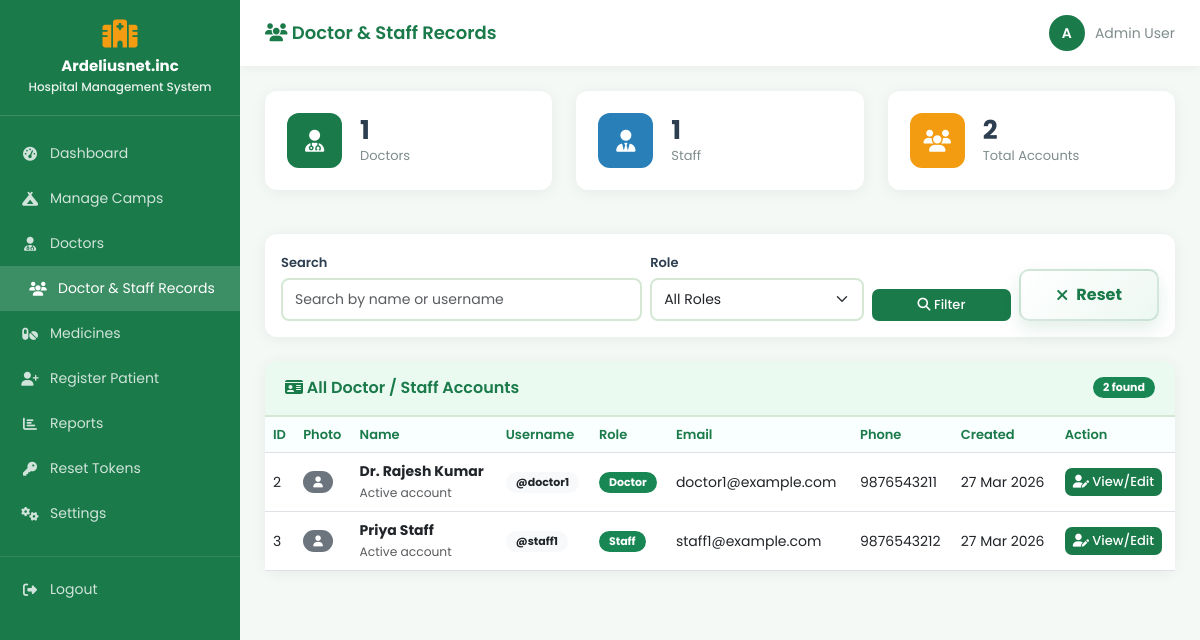
The page /pages/staff.php (signed in) on the database its author committed.
### tables this page shows
CREATE TABLE `users` (
  `id` int(11) NOT NULL,
  `name` varchar(100) NOT NULL,
  `username` varchar(50) NOT NULL,
  `password` varchar(255) NOT NULL,
  `role` enum('admin','doctor','staff') NOT NULL,
  `email` varchar(100) DEFAULT NULL,
  `phone` varchar(20) DEFAULT NULL,
  `photo` varchar(255) DEFAULT NULL,
  `status` varchar(20) NOT NULL DEFAULT 'Active',
  `created_at` timestamp NOT NULL DEFAULT current_timestamp()
);

### pages/staff.php (the view, shortened to what this page needs)
<?php
include('../includes/db.php');
$search = isset($_GET['search']) ? trim($_GET['search']) : '';
$where = "WHERE role IN ('doctor','staff')";
$users = mysqli_query($conn, "SELECT * FROM users $where ORDER BY created_at DESC");
$doctor_count = mysqli_fetch_assoc(mysqli_query($conn, "SELECT COUNT(*) as cnt FROM users WHERE role='doctor'"));
$staff_count = mysqli_fetch_assoc(mysqli_query($conn, "SELECT COUNT(*) as cnt FROM users WHERE role='staff'"));
$total_users = mysqli_num_rows($users);
?>
<!DOCTYPE html>
<html lang="en">
<head>
    <link href="https://cdn.jsdelivr.net/npm/bootstrap@5.3.0/dist/css/bootstrap.min.css" rel="stylesheet">
    <link href="https://cdnjs.cloudflare.com/ajax/libs/font-awesome/6.4.0/css/all.min.css" rel="stylesheet">
    <link href="../css/style.css" rel="stylesheet">
</head>
<body>
<?php include('../includes/sidebar.php'); ?>
<div class="main-content">
    <div class="topbar">
        <h4><i class="fas fa-users"></i> Doctor & Staff Records</h4>
        <div class="user-info">
            <div class="user-avatar"><?= strtoupper(substr($_SESSION['user_name'], 0, 1)) ?></div>
            <span><?= $_SESSION['user_name'] ?></span>
        </div>
    </div>
    <div class="page-content">
        <div class="row mb-4">
            <div class="col-md-4"><div class="stat-card"><div class="icon-box bg-green"><i class="fas fa-user-md"></i></div><div><h3><?= (int)$doctor_count['cnt'] ?></h3><p>Doctors</p></div></div></div>
            <div class="col-md-4"><div class="stat-card"><div class="icon-box bg-blue"><i class="fas fa-user-tie"></i></div><div><h3><?= (int)$staff_count['cnt'] ?></h3><p>Staff</p></div></div></div>
            <div class="col-md-4"><div class="stat-card"><div class="icon-box bg-orange"><i class="fas fa-users"></i></div><div><h3><?= $total_users ?></h3><p>Total Accounts</p></div></div></div>
        </div>
        <div class="card mb-4">
            <div class="card-body">
                <form method="GET" class="row g-2 align-items-end">
                    <div class="col-md-5">
                        <label class="form-label">Search</label>
                        <input type="text" name="search" class="form-control" placeholder="Search by name or username" value="<?= htmlspecialchars($search) ?>">
                    </div>
                    <div class="col-md-3">
                        <label class="form-label">Role</label>
                        <select name="role" class="form-select">
                            <option value="">All Roles</option>
                        </select>
                    </div>
                    <div class="col-md-2">
                        <button type="submit" class="btn btn-primary w-100"><i class="fas fa-search"></i> Filter</button>
                    </div>
                    <div class="col-md-2">
                        <a href="staff.php" class="btn btn-secondary w-100"><i class="fas fa-times"></i> Reset</a>
                    </div>
                </form>
            </div>
        </div>
        <div class="card">
            <div class="card-header d-flex justify-content-between align-items-center">
                <span><i class="fas fa-id-card"></i> All Doctor / Staff Accounts</span>
                <span class="badge bg-success"><?= mysqli_num_rows($users) ?> found</span>
            </div>
            <div class="card-body p-0">
                <table class="table table-hover mb-0">
                    <thead>
                        <tr>
                            <th>ID</th>
                            <th>Photo</th>
                            <th>Name</th>
                            <th>Username</th>
                            <th>Role</th>
                            <th>Email</th>
                            <th>Phone</th>
                            <th>Created</th>
                            <th>Action</th>
                        </tr>
                    </thead>
                    <tbody>
                        <?php if (mysqli_num_rows($users) > 0): $i = 1; while ($u = mysqli_fetch_assoc($users)): ?>
                        <tr class="align-middle">
                            <td><?= (int)$u['id'] ?></td>
                            <td>
                                <?php if (!empty($u['photo'])): ?>
                                    <img src="../<?= htmlspecialchars($u['photo']) ?>" alt="Profile" class="rounded-circle" style="width:46px; height:46px; object-fit:cover; border:2px solid #d5e8d4; box-shadow:0 4px 12px rgba(0,0,0,0.08);">
                                <?php else: ?>
                                    <span class="badge bg-secondary"><i class="fas fa-user"></i></span>
                                <?php endif; ?>
                            </td>
                            <td>
                                <strong><?= htmlspecialchars($u['name']) ?></strong>
                                <br><small class="text-muted">Active account</small>
                            </td>
                            <td><span class="badge bg-light text-dark">@<?= htmlspecialchars($u['username']) ?></span></td>
                            <td><span class="badge bg-success text-capitalize"><?= htmlspecialchars($u['role']) ?></span></td>
                            <td><?= htmlspecialchars($u['email'] ?? '-') ?></td>
                            <td><?= htmlspecialchars($u['phone'] ?? '-') ?></td>
                            <td><?= date('d M Y', strtotime($u['created_at'])) ?></td>
                            <td>
                                <a href="doctor_profile.php?id=<?= (int)$u['id'] ?>" class="btn btn-sm btn-primary"><i class="fas fa-user-edit"></i> View/Edit</a>
                            </td>
                        </tr>
                        <?php endwhile; else: ?>
                        <tr><td colspan="9" class="text-center text-muted py-4">No doctor or staff accounts found.</td></tr>
                        <?php endif; ?>
                    </tbody>
                </table>
            </div>
        </div>
    </div>
</div>
</body>
</html>

### css/style.css (style rules this page uses)
:root { --primary: #1a7a4a; --secondary: #27ae60; --accent: #f39c12; --light-green: #eafaf1; --white: #ffffff; --text-dark: #2c3e50; --text-gray: #7f8c8d; --border: #d5e8d4; --danger: #e74c3c; --sidebar-width: 240px; }
* { margin: 0; padding: 0; box-sizing: border-box; }
body { font-family: 'Poppins', sans-serif; background-color: #f4f9f6; color: var(--text-dark); }
.btn-secondary { display: inline-flex; align-items: center; justify-content: center; width: 100%; padding: 12px; border: 2px solid rgba(26, 122, 74, 0.18); border-radius: 10px; background: linear-gradient(135deg, #ffffff, #edf8f2); color: var(--primary); font-weight: 700; text-decoration: none; box-shadow: 0 8px 18px rgba(26, 122, 74, 0.12); transition: all 0.25s ease; }
.btn-secondary i { margin-right: 8px; }
.main-content { margin-left: var(--sidebar-width); padding: 0; }
.topbar { background: white; padding: 15px 25px; display: flex; justify-content: space-between; align-items: center; box-shadow: 0 2px 10px rgba(0,0,0,0.05); position: sticky; top: 0; z-index: 99; }
.topbar h4 { color: var(--primary); font-weight: 600; margin: 0; font-size: 18px; }
.topbar .user-info { display: flex; align-items: center; gap: 10px; color: var(--text-gray); font-size: 14px; }
.topbar .user-avatar { width: 36px; height: 36px; background: var(--primary); border-radius: 50%; display: flex; align-items: center; justify-content: center; color: white; font-weight: 600; font-size: 14px; }
.page-content { padding: 25px; }
.stat-card { background: white; border-radius: 12px; padding: 22px; box-shadow: 0 2px 15px rgba(0,0,0,0.06); display: flex; align-items: center; gap: 18px; margin-bottom: 20px; }
.stat-card .icon-box { width: 55px; height: 55px; border-radius: 12px; display: flex; align-items: center; justify-content: center; font-size: 22px; color: white; flex-shrink: 0; }
.stat-card h3 { font-size: 26px; font-weight: 700; margin: 0; color: var(--text-dark); }
.stat-card p { margin: 0; color: var(--text-gray); font-size: 13px; }
.bg-green { background: var(--primary); }
.bg-blue { background: #2980b9; }
.bg-orange { background: var(--accent); }
.card { background: white; border-radius: 12px; box-shadow: 0 2px 15px rgba(0,0,0,0.06); border: none; margin-bottom: 25px; }
.card-header { background: var(--light-green); border-bottom: 2px solid var(--border); border-radius: 12px 12px 0 0 !important; padding: 15px 20px; font-weight: 600; color: var(--primary); display: flex; justify-content: space-between; align-items: center; }
.table th { background: #f8fffe; color: var(--primary); font-weight: 600; font-size: 13px; border-top: none; }
.table td { font-size: 14px; vertical-align: middle; }
.btn-primary { background: var(--primary) !important; border: none !important; border-radius: 7px; font-size: 13px; font-weight: 500; }
.form-label { font-size: 13px; font-weight: 600; color: var(--text-dark); margin-bottom: 5px; }
.form-control, .form-select { border: 2px solid var(--border); border-radius: 8px; font-size: 14px; padding: 9px 12px; }
.badge { font-size: 11px; padding: 5px 10px; border-radius: 20px; }

### rows shown on the page
users: id "2", name "Dr. Rajesh Kumar", username "doctor1", role "Doctor", email "doctor1@example.com", phone "9876543211", created_at "27 Mar 2026"
users: id "3", name "Priya Staff", username "staff1", role "Staff", email "staff1@example.com", phone "9876543212", created_at "27 Mar 2026"

### other values the page prints
substr($_SESSION['user_name'], 0, 1) "A"
$_SESSION['user_name'] "Admin User"
$doctor_count['cnt'] "1"
$staff_count['cnt'] "1"
$total_users "2"
mysqli_num_rows($users) "2"
